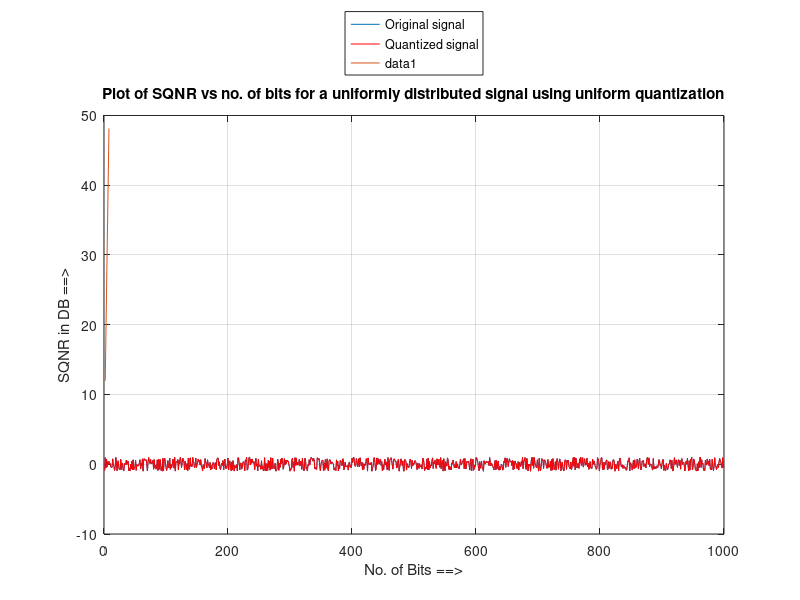

Write the MATLAB code that produced this figure.

%% Q. 4 (Matlab)
%% (a) Generate uniformly distributed random variable x ~u(-1, 1). Quantize this data using
%% 2, 4, and 8 bits. In each case, compute the SQNR (noise in this case is difference between
%% the original signal and the quantized signal). Plot the SQNR (in dB) vs.
%% the number of bits.


clear all;
clc;

display('Executing assignment - 1 question 4(a)...');

%% The number of samples taken
display ('Taking 1000 samples of the uniformly distributed random variable.');
sample_size = 1000;

%% Create an array to store the signal samples
signal=[1:sample_size];

%% Generate the uniform signal using rand function between -1 and 1
signal = rand(size(signal))*2-1;

%% Create an array to hold the SQNR for the N=2,4,8
SQNR=[1:3];
N=[2;4;8];

%% First write a quantizer for mp = 1 and N = 2, 4, 8 bits
mp = 1;

display('Run a loop to find SQNR for 2,4 and 8 bits.');
display(' ');

%% Find delta first, = 2mp/L
for bits=1:size(N)
    L = 2 ^ N(bits);
    delta = 2 * mp / L;
    %% Create an array of size L, which holds the quantizer levels
    level=[1:L];
    %% Initialize the first quantization level
    level(1) = (-mp) + (delta/2);

    display('Determing the quantization levels ...');
    %% Now run a for loop to set the quantizer levels or boundaries
    for i=2:L
        level(i) = level(i-1) + (delta);
    end

    %Now for each value in the signal, we need to quantize it and store it
    %in Q and noise in noise
    Q = [1:sample_size];
    noise=[1:sample_size];

    display('Quantizing and computing the noise for each sample...');
    %%Here the idea is to find in which range the signal value falls into, and
    %%then we find the quantized value and compute the noise.
    for i=1:sample_size
        for j=1:L
            val = level(j)+(delta/2);
            if (signal(i) < val)
                Q(i) = level(j);
                %Just store the noise directly instead of storing the quantized value
                noise(i)=signal(i) - level(j);
                break;
            end;
        end;
    end;

    %Now find the mean of the signal power(S) and noise power (Nq)
    display('Finding the mean signal power (S) and mean noise power(Nq).');
    S = 0;
    Nq = 0;
    for i=1:sample_size
        S = S + signal(i)^2;
        Nq = Nq + noise(i)^2;
    end

    S
    Nq

    %Find the SQNR in DB
    SQNR(bits) = 10 * log10(S/Nq);
    %Repeat the loop for all values of N = 2, 4, 8
end

display('The SQNR for N = 2, 4, 8 is :');
SQNR

%% Plot the SQNR in DB vs no of bits

display ('Plot the quantized signal and original signal');

plot([1:sample_size], signal);

grid on;
zoom on;
hold on;

plot([1:sample_size], Q, 'r');

xlabel('Time ==>');
ylabel('Signal amplitude ==>');
title('Plot of quantized and original signal');
legend('Original signal','Quantized signal','Location','NorthOutside');

pause;
display(' ');
display ('Plot the SQNR in DB vs no of bits');

plot(N,SQNR);

grid on;
xlabel('No. of Bits ==>');
ylabel('SQNR in DB ==>');
title('Plot of SQNR vs no. of bits for a uniformly distributed signal using uniform quantization');
